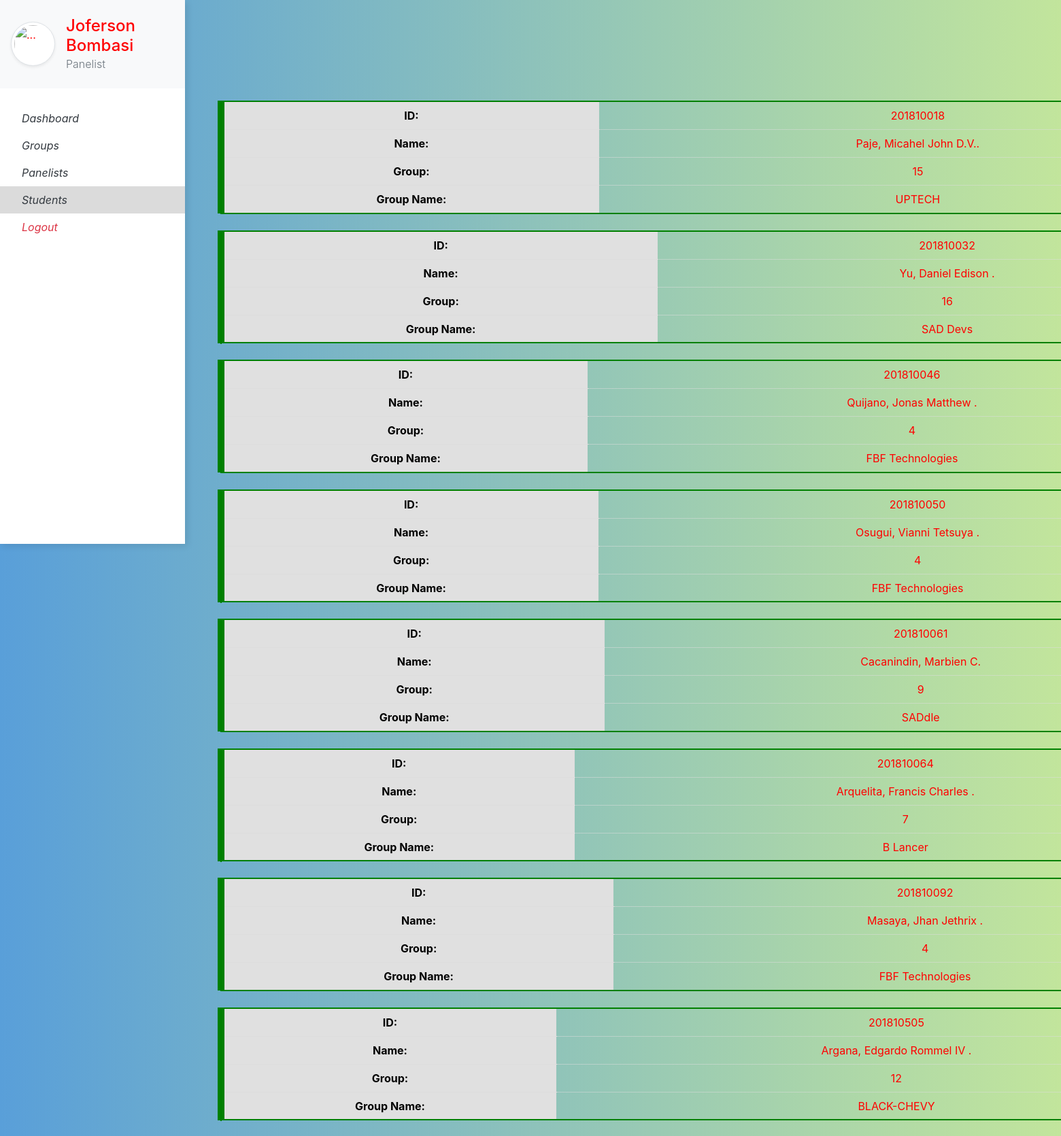
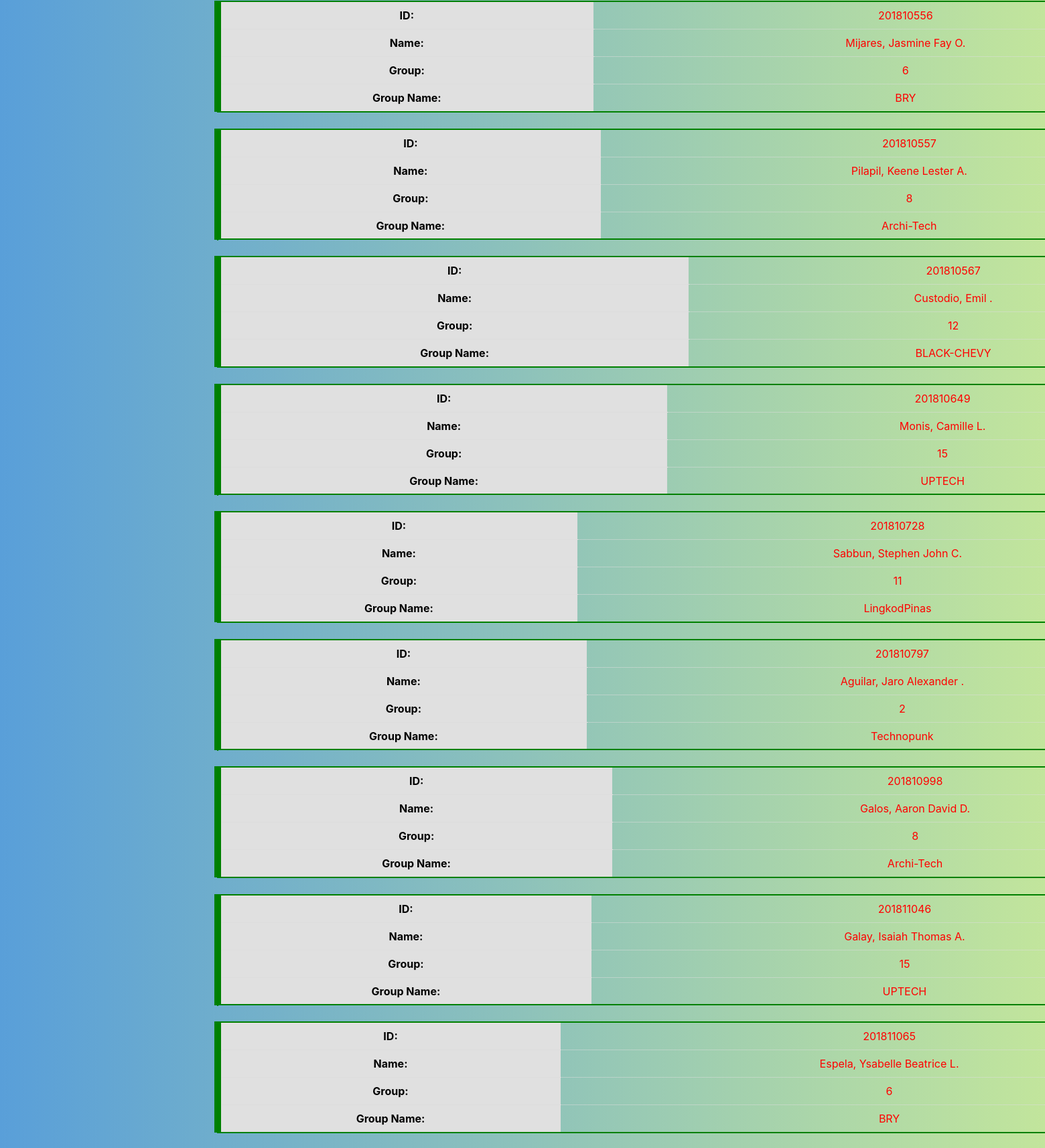
Screenshot of /user_students/ (signed in, upper part) with the database file from the repository (2 pictures, top to bottom).
### website/models.py (models this page shows, shortened)
class Panelist(db.Model, UserMixin):
    id         = db.Column(db.Integer, primary_key=True)
    username   = db.Column(db.String(150), nullable=False)
    password   = db.Column(db.String(150), nullable=False)
    last_name  = db.Column(db.String(150), nullable=False)
    first_name = db.Column(db.String(150), nullable=False)
    middle_in  = db.Column(db.String(10))
    school     = db.Column(db.String(150))
    header     = db.relationship('Defense', backref='head')
    mentee     = db.relationship('Group', backref='mentor')
    paneling   = db.relationship(
        'Defense',
        secondary=defense_panel_score,
        backref=db.backref('panels')
    )

class Student(db.Model):
    stud_no    = db.Column(db.Integer, primary_key=True)
    last_name  = db.Column(db.String(150), nullable=False)
    first_name = db.Column(db.String(150), nullable=False)
    middle_in  = db.Column(db.String(10))
    group_id   = db.Column(db.Integer, db.ForeignKey('group.id'))

class Group(db.Model):
    id            = db.Column(db.Integer, primary_key=True)
    name          = db.Column(db.String(150), nullable=False)
    project_title = db.Column(db.String(150), nullable=False)
    program       = db.Column(db.String(150), nullable=False)
    mentor_id     = db.Column(db.Integer, db.ForeignKey('panelist.id'))
    members       = db.relationship('Student', backref='group', uselist=True)
    defenses      = db.relationship('Defense', backref='group', uselist=True)

### website/user.py (the view)
@user.route("/user_students/")
@login_required
def user_students():
    return render_template('students_u.html', user=current_user, students=Student.query.all())

### website/__init__.py (called while the page is built)
def create_app():
    app = Flask(__name__)
    app.config['SECRET_KEY'] = 'hjshjhdjah kjshkjdhjs'
    app.config['SQLALCHEMY_DATABASE_URI'] = f'sqlite:///{DB_NAME}'
    db.init_app(app)
    from .admin import admin
    from .auth import auth
    from .user import user
    app.register_blueprint(auth, url_prefix='/')
    app.register_blueprint(admin, url_prefix='/')
    app.register_blueprint(user, url_prefix='/')
    from .models import Panelist, Master
    create_database(app)
    login_manager = LoginManager()
    login_manager.login_view = 'auth.login'
    login_manager.init_app(app)
    @login_manager.user_loader
    def load_user(username):
        if username == 'admin':
            return Master.query.filter_by(username=username).first()
        return Panelist.query.filter_by(username=username).first()
    return app

### website/templates/user/students_u.html (shortened to what this page needs)
{% extends "base_user.html" %}
{% block content %}
	<head>
        <link rel='stylesheet' href="{{ url_for('static', filename ='admin/menu_sheet.css') }}">
	</head>
    <div class='display_grid'>
        {% if students %}
            {% for student in students %}
                <div class='div1'>
					<table>
						<th>ID:</th>
						<td>{{ student.stud_no }}</td>
						<tr>
						<th>Name:</th>
						<td>{{ student.last_name }}, {{ student.first_name }} {{ student.middle_in }}.</td>
						<tr>
						<th>Group:</th>
						<td>{{ student.group_id }}</td>
						<tr>
						<th>Group Name:
						<td>{{ student.group.name }}</td>
					</table>
                    <br>
                </div>
            {% endfor %}
        {% endif %}
    </div>
{% endblock %}

### website/templates/user/base_user.html (shortened to what this page needs)
<html>
    <head>
        <link rel="stylesheet" href="https://stackpath.bootstrapcdn.com/bootstrap/4.3.1/css/bootstrap.min.css">
        <link rel='stylesheet' href="{{ url_for('static', filename ='user/user.css') }}">
    </head>
    <body>
        <div class="vertical-nav bg-white" id="sidebar">
            <div class="py-4 px-3 mb-4 bg-light">
                <div class="media d-flex align-items-center"><img src="https://res.cloudinary.com/mhmd/image/upload/v1556074849/avatar-1_tcnd60.png" alt="..." width="65" class="mr-3 rounded-circle img-thumbnail shadow-sm">
                    <div class="media-body">
                        <h4 class="m-0">{{ user.first_name}} {{ user.last_name }}</h4>
                        <p class="font-weight-light text-muted mb-0">Panelist</p>
                    </div>
                </div>
            </div>
            <ul class="nav flex-column bg-white mb-0">
                <li class="nav-item">
                    <a href="/user_home/" class="nav-link text-dark font-italic">
                        Dashboard
                    </a>
                </li>
                <li class="nav-item">
                    <a href="/user_groups/" class="nav-link text-dark font-italic">
                        Groups
                    </a>
                </li>
                <li class="nav-item">
                    <a href="/user_panelists/" class="nav-link text-dark font-italic">
                        Panelists
                    </a>
                </li>
                <li class="nav-item">
                    <a href="/user_students/" class="nav-link text-dark font-italic">
                        Students
                    </a>
                </li>
                <li class="nav-item">
                    <a href="/logout/" class="nav-link text-danger font-italic">
                        Logout
                    </a>
                </li>
            </ul>
        </div>
        <div class="page-content p-5" id="content">
            {% block content %}
            {% endblock %}
        </div>
    </body>
</html>

### website/static/user/user.css (style rules this page uses)
body { color: blue; }
* { color: red; }
.vertical-nav { min-width: 17rem; width: 17rem; height: 100vh; position: fixed; top: 0; left: 0; box-shadow: 3px 3px 10px rgba(0, 0, 0, 0.1); transition: all 0.4s; }
.page-content { width: calc(100% - 17rem); margin-left: 17rem; transition: all 0.4s; }
body { background: #599fd9; background: -webkit-linear-gradient(to right, #599fd9, #c2e59c); background: linear-gradient(to right, #599fd9, #c2e59c); min-height: 100vh; overflow-x: hidden; }
.display_grid { position: relative; margin-top: 100px; }

### website/static/user/menu_sheet.css (style rules this page uses)
body { background-color: gray; }
table { margin-left: auto; margin-right: auto; width: 1500px; border: 2px solid green; }
th { background: #E0E0E0; border-left: 10px solid green; color: black; padding-top: 10px; padding-bottom: 10px; }
td { border-top: 5px; border: 1px dotted #ddd; padding: 5px; }
.div1 { grid-area: 2 / 1 / auto / 21; }

### website/templates/user/base_user.html (style rules this page uses)
table { width: 100%; }
table, th, td { border: solid 1px #DDD; border-collapse: collapse; padding: 2px 3px; text-align: center; }
.active { background-color:#dbdbdb; }

### rows the page displays
Panelist: first_name "Joferson", last_name "Bombasi"
Student: stud_no "201810018", last_name "Paje", first_name "Micahel John", middle_in "D.V.", group_id "15", group.name "UPTECH"
Student: stud_no "201810032", last_name "Yu", first_name "Daniel Edison", group_id "16", group.name "SAD Devs"
Student: stud_no "201810046", last_name "Quijano", first_name "Jonas Matthew", group_id "4", group.name "FBF Technologies"
Student: stud_no "201810050", last_name "Osugui", first_name "Vianni Tetsuya", group_id "4", group.name "FBF Technologies"
Student: stud_no "201810061", last_name "Cacanindin", first_name "Marbien", middle_in "C", group_id "9", group.name "SADdle"
Student: stud_no "201810064", last_name "Arquelita", first_name "Francis Charles", group_id "7", group.name "B Lancer"
Student: stud_no "201810092", last_name "Masaya", first_name "Jhan Jethrix", group_id "4", group.name "FBF Technologies"
Student: stud_no "201810505", last_name "Argana", first_name "Edgardo Rommel IV", group_id "12", group.name "BLACK-CHEVY"
Student: stud_no "201810556", last_name "Mijares", first_name "Jasmine Fay", middle_in "O", group_id "6", group.name "BRY"
Student: stud_no "201810557", last_name "Pilapil", first_name "Keene Lester", middle_in "A", group_id "8", group.name "Archi-Tech"
Student: stud_no "201810567", last_name "Custodio", first_name "Emil", group_id "12", group.name "BLACK-CHEVY"
Student: stud_no "201810649", last_name "Monis", first_name "Camille", middle_in "L", group_id "15", group.name "UPTECH"
Student: stud_no "201810728", last_name "Sabbun", first_name "Stephen John", middle_in "C", group_id "11", group.name "LingkodPinas"
Student: stud_no "201810797", last_name "Aguilar", first_name "Jaro Alexander", group_id "2", group.name "Technopunk"
Student: stud_no "201810998", last_name "Galos", first_name "Aaron David", middle_in "D", group_id "8", group.name "Archi-Tech"
Student: stud_no "201811046", last_name "Galay", first_name "Isaiah Thomas", middle_in "A", group_id "15", group.name "UPTECH"
Student: stud_no "201811065", last_name "Espela", first_name "Ysabelle Beatrice", middle_in "L", group_id "6", group.name "BRY"
